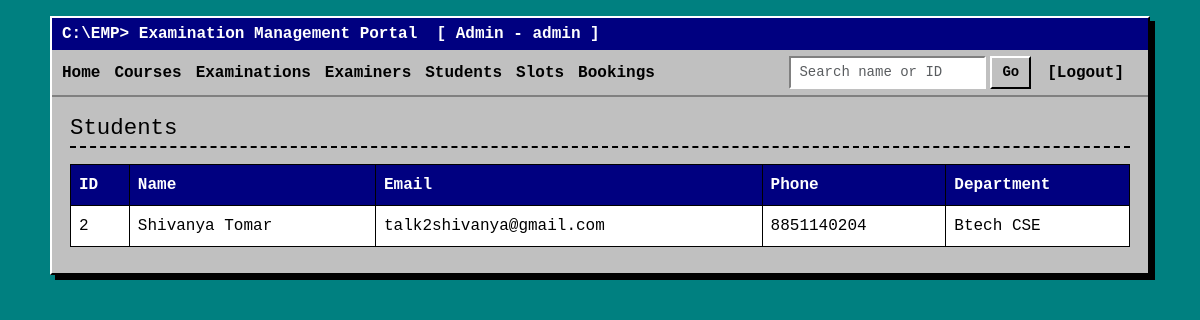
The page /admin/students (signed in) on the database its author committed.
### models.py (models this page shows)
class User(db.Model):
    id = db.Column(db.Integer, primary_key=True)
    email = db.Column(db.String(100), unique=True, nullable=False)
    password = db.Column(db.String(200), nullable=False)
    name = db.Column(db.String(100), nullable=False)
    phone = db.Column(db.String(20))
    department = db.Column(db.String(100))
    role = db.Column(db.String(20), nullable=False)
    status = db.Column(db.String(20), default="Active") # for examiners it will tel Pending/Approved/Deactivated

### routes/admin.py (the view)
@admin.route("/students")
@login_required("admin")
def students():
    return render_template("admin/students.html", students=User.query.filter_by(role="student").all())

### app.py (called while the page is built)
@app.context_processor
def inject_user():
    return {"role": session.get("role"), "user_name": session.get("name")}

### helpers.py (called while the page is built)
def login_required(role):
    def decorator(page):
        @wraps(page)
        def wrapper(*args, **kwargs):
            if session.get("role") != role:
                flash("Please log in with the correct account.")
                return redirect(url_for("auth.login"))
            return page(*args, **kwargs)
        return wrapper
    return decorator

### templates/admin/students.html
{% extends "base.html" %}
{% block content %}
<h2>Students</h2>
<table class="table table-bordered">
  <tr><th>ID</th><th>Name</th><th>Email</th><th>Phone</th><th>Department</th></tr>
  {% for u in students %}
  <tr><td>{{ u.id }}</td><td>{{ u.name }}</td><td>{{ u.email }}</td><td>{{ u.phone }}</td><td>{{ u.department }}</td></tr>
  {% else %}
  <tr><td colspan="5">No students yet.</td></tr>
  {% endfor %}
</table>
{% endblock %}

### static/style.css (style rules this page uses)
html { background: #008080; color-scheme: only light; }
body { background: #008080; min-height: 100vh; font-family: "Courier New", Courier, monospace; color: #000; padding: 16px; }
h2 { font-size: 1.4rem; border-bottom: 2px dashed #000; padding-bottom: 4px; margin-bottom: 16px; }
.table { background: #fff; border-color: #000; margin-bottom: 8px; }
.table th { background: #000080; color: #fff; }

### rows shown on the page
User: id "2", name "Shivanya Tomar", email "talk2shivanya@gmail.com", phone "8851140204", department "Btech CSE"

### other values the page prints
{{ user_name }} "Admin"
{{ role }} "admin"
